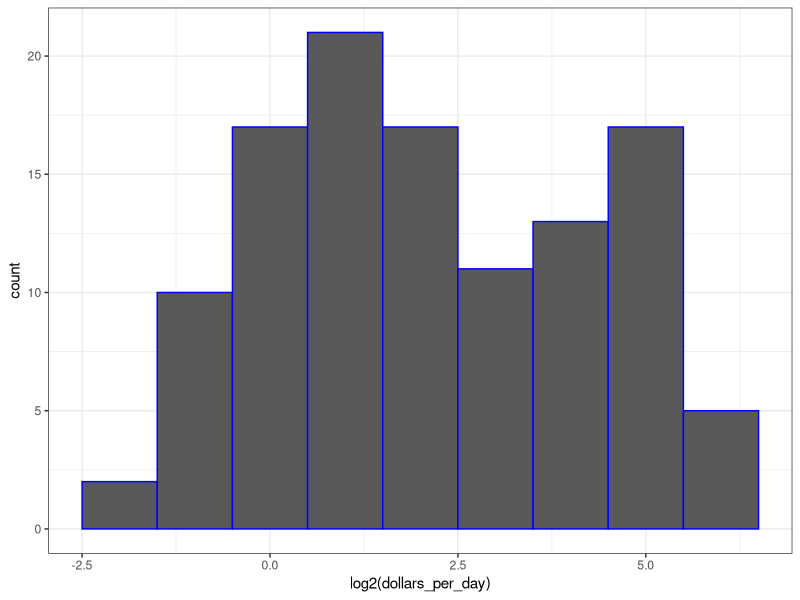

Source code (R):
library(dslabs)
library(tidyverse)
library(ggplot2)
library(ggthemes)
ds_theme_set()
data(gapminder)

head(gapminder)

# gapminder %>%
#   filter(year == 2015 & country %in% c("Sri Lanka", "Turkey")) %>% 
#   select(country, infant_mortality)

# years <- c(1962,1980,1990,2000,2012)
# continents <- c("Europe", "Asia")
# 
# gapminder %>%
#   filter(year %in% years & continent %in% continents) %>%
#   ggplot(aes(fertility, life_expectancy, color = continent)) +
#   geom_point() +
#   facet_wrap(~year)

# countries <- c("South Korea","Germany")
# 
# gapminder %>% filter(country %in% countries) %>%
#   ggplot(aes(year,fertility,color = country)) +
#   geom_line()
# 
# labels <- data.frame(country = countries, x = c(1975,1965), y = c(60,72))
# gapminder %>%
#   filter(country %in% countries)  %>%
#   ggplot(aes(year,life_expectancy, col = country)) +
#   geom_line() +
#   geom_text(data = labels, aes(x,y,label=country), size = 5) +
#   theme(legend.position="none")

gapminder <- gapminder %>%
  mutate(dollars_per_day = gdp/population/365)

past_year <- 1970
gapminder %>%
  filter(year == past_year & !is.na(gdp)) %>%
  ggplot(aes(log2(dollars_per_day))) +
  geom_histogram(binwidth = 1, col = "blue")
